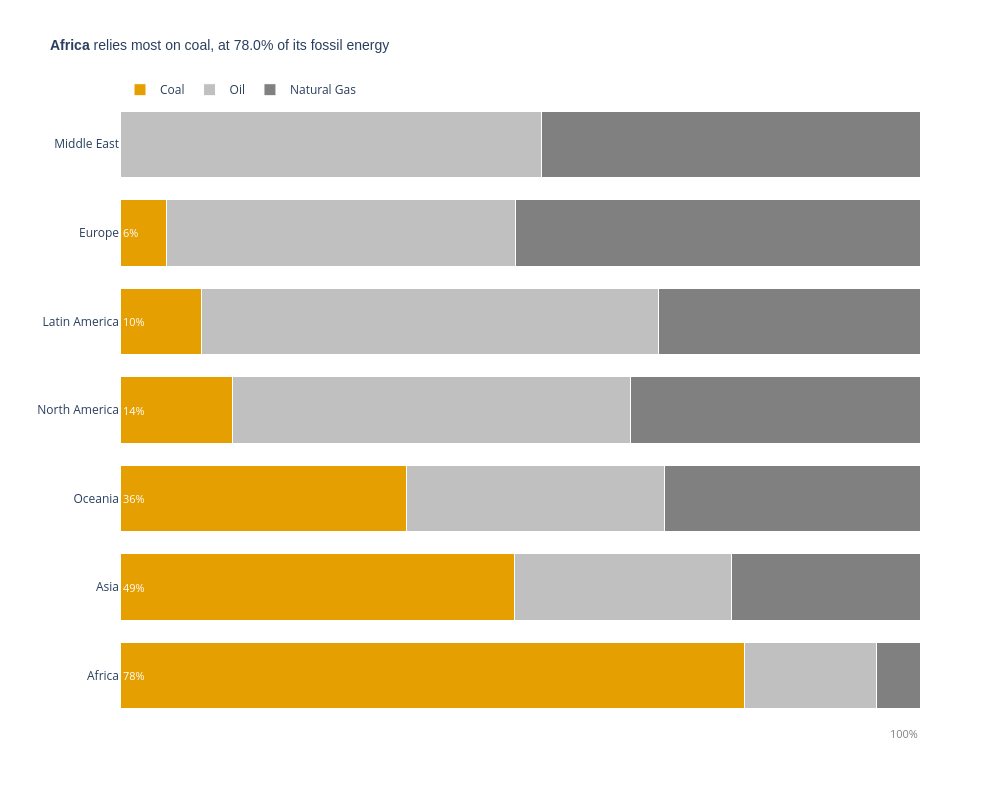

The notebook cell saved with this chart:
### Markdown cell above
## Task 3 — 100% stacked bar: which region relies most on coal?

**What to build:** A horizontal 100% stacked bar chart showing, for each **Region**, how its fossil energy splits between Coal, Oil and Natural Gas. This is the **same data as your Task 1 treemap**, visualised a second way.

**Requirements:**
- Reuse `df_fossil` from Task 1; aggregate TWh by `Region` × `Source` and convert to **shares of each region's fossil total**
- Horizontal bars, regions **sorted by coal share** (highest at the top)
- Coal is the segment on the baseline (first in `category_orders`) and the **only coloured segment** — keep it the same colour as in Task 1; Oil and Natural Gas in two greys
- Percentage labels on the coal segments only
- Insight title naming the most coal-dependent region and its coal share

> 💡 `df.groupby('Region')['TWh'].transform('sum')` gives each row its region total

### Code cell
# Task 3
# YOUR CODE HERE
df_task3 = df_fossil.groupby(['Region', 'Source'], as_index=False)['TWh'].sum()
df_task3['Share'] = df_task3['TWh'] / df_task3.groupby('Region')['TWh'].transform('sum')

df_coal = df_task3[df_task3['Source'] == 'Coal'].sort_values('Share', ascending=False)
top_region = df_coal.iloc[0]['Region']
top_share = df_coal.iloc[0]['Share']
country_order = df_coal['Region'].tolist()[::-1] 

df_task3['text_label'] = df_task3.apply(
    lambda r: f"{r['Share']*100:.0f}%" if r['Source'] == 'Coal' else "", 
    axis=1
)

fossil_colors = {
    'Coal': '#E69F00',
    'Oil': '#C0C0C0',
    'Natural Gas': '#808080' 
}


fig = px.bar(
    data_frame=df_task3,
    x='Share', 
    y='Region',
    color='Source',
    text='text_label',
    color_discrete_map=fossil_colors,
    category_orders={
        'Region': country_order,
        'Source': ['Coal', 'Oil', 'Natural Gas'] 
    },
    labels={'Share': 'Share of energy', 'Source': 'Fossil type'},
    hover_name='Region',
    hover_data={'text_label': False, 'Share': ':.1%'},
    height=800, width=1000,
    template='plotly_white'
)

fig.update_traces(
    textposition='inside', insidetextanchor='start', 
    textfont=dict(color='white', size=11),           
    marker_line_color='white', marker_line_width=1 
)

fig.update_layout(
    title=dict(text=f'<b>{top_region}</b> relies most on coal, at {top_share:.1%} of its fossil energy', font=dict(family='Arial', size=14)),
    barmode='stack',
    bargap=0.25, 
    legend=dict(orientation='h', x=0, y=1.04, title=""),
    xaxis=dict(visible=False, range=[0, 1]),
    yaxis=dict(title=''),
    margin=dict(t=100) 
)

fig.add_annotation(
    x=1, y=0,
    xref='x', yref='paper',
    xanchor='right', yanchor='top',
    yshift=-4,
    text='100%',
    showarrow=False,
    font=dict(size=11, color='grey'),
)

fig.show()

### Figure 1 — Plotly figure (JSON) as saved in the notebook; plotly's stock layout.template omitted (floating-point values rounded to 4 significant figures)
{"data": [{"customdata": [["78%"], ["49%"], ["6%"], ["10%"], ["14%"], ["36%"]], "hovertemplate": "<b>%{hovertext}</b><br><br>Fossil type=Coal<br>Share of energy=%{x:.1%}<br>Region=%{y}<extra></extra>", "hovertext": ["Africa", "Asia", "Europe", "Latin America", "North America", "Oceania"], "insidetextanchor": "start", "legendgroup": "Coal", "marker": {"color": "#E69F00", "line": {"color": "white", "width": 1}, "pattern": {"shape": ""}}, "name": "Coal", "orientation": "h", "showlegend": true, "text": ["78%", "49%", "6%", "10%", "14%", "36%"], "textfont": {"color": "white", "size": 11}, "textposition": "inside", "type": "bar", "x": [0.7804, 0.4937, 0.05765, 0.1019, 0.1406, 0.3585], "xaxis": "x", "y": ["Africa", "Asia", "Europe", "Latin America", "North America", "Oceania"], "yaxis": "y"}, {"customdata": [[""], [""], [""], [""], [""], [""], [""]], "hovertemplate": "<b>%{hovertext}</b><br><br>Fossil type=Oil<br>Share of energy=%{x:.1%}<br>Region=%{y}<extra></extra>", "hovertext": ["Africa", "Asia", "Europe", "Latin America", "Middle East", "North America", "Oceania"], "insidetextanchor": "start", "legendgroup": "Oil", "marker": {"color": "#C0C0C0", "line": {"color": "white", "width": 1}, "pattern": {"shape": ""}}, "name": "Oil", "orientation": "h", "showlegend": true, "text": ["", "", "", "", "", "", ""], "textfont": {"color": "white", "size": 11}, "textposition": "inside", "type": "bar", "x": [0.1648, 0.2711, 0.4364, 0.5718, 0.5271, 0.4973, 0.3223], "xaxis": "x", "y": ["Africa", "Asia", "Europe", "Latin America", "Middle East", "North America", "Oceania"], "yaxis": "y"}, {"customdata": [[""], [""], [""], [""], [""], [""], [""]], "hovertemplate": "<b>%{hovertext}</b><br><br>Fossil type=Natural Gas<br>Share of energy=%{x:.1%}<br>Region=%{y}<extra></extra>", "hovertext": ["Africa", "Asia", "Europe", "Latin America", "Middle East", "North America", "Oceania"], "insidetextanchor": "start", "legendgroup": "Natural Gas", "marker": {"color": "#808080", "line": {"color": "white", "width": 1}, "pattern": {"shape": ""}}, "name": "Natural Gas", "orientation": "h", "showlegend": true, "text": ["", "", "", "", "", "", ""], "textfont": {"color": "white", "size": 11}, "textposition": "inside", "type": "bar", "x": [0.05476, 0.2352, 0.5059, 0.3264, 0.4729, 0.3621, 0.3192], "xaxis": "x", "y": ["Africa", "Asia", "Europe", "Latin America", "Middle East", "North America", "Oceania"], "yaxis": "y"}], "layout": {"annotations": [{"font": {"color": "grey", "size": 11}, "showarrow": false, "text": "100%", "x": 1, "xanchor": "right", "xref": "x", "y": 0, "yanchor": "top", "yref": "paper", "yshift": -4}], "bargap": 0.25, "barmode": "stack", "height": 800, "legend": {"orientation": "h", "title": {"text": ""}, "tracegroupgap": 0, "x": 0, "y": 1.04}, "margin": {"t": 100}, "title": {"font": {"family": "Arial", "size": 14}, "text": "<b>Africa</b> relies most on coal, at 78.0% of its fossil energy"}, "width": 1000, "xaxis": {"anchor": "y", "domain": [0, 1], "range": [0, 1], "title": {"text": "Share of energy"}, "visible": false}, "yaxis": {"anchor": "x", "categoryarray": ["Africa", "Asia", "Oceania", "North America", "Latin America", "Europe"], "categoryorder": "array", "domain": [0, 1], "title": {"text": ""}}}}
